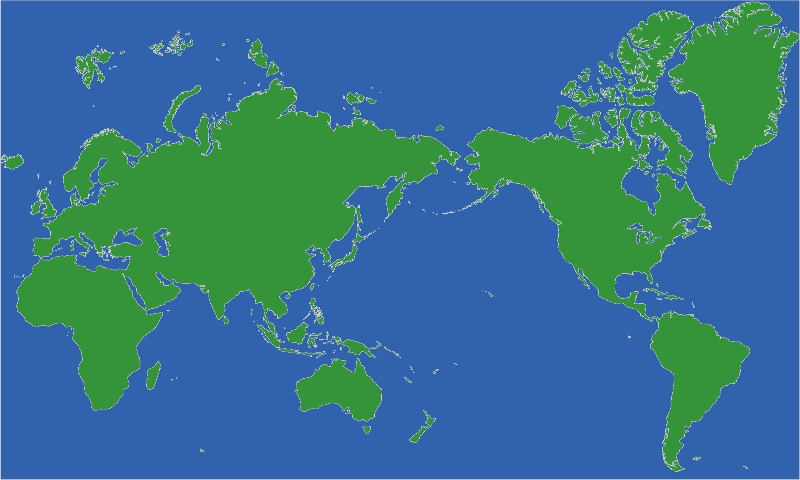
#> input picture python/single/image/world.jpg, 800 x 480 px
$ python single_func.py
#> lines starting #> are read from the running program, lines starting #| are printed output that depends on the picture; after the words box and inside, x2 and y2 are one past the last pixel; in counts of white or black regions, pixels touching at a corner belong together
import cv2
import datetime

class mouseParam:
    def __init__(self, input_img_name):
        #マウス入力用のパラメータ
        self.mouseEvent = {"x":None, "y":None, "event":None, "flags":None}
        #マウス入力の設定
        cv2.setMouseCallback(input_img_name, self.__CallBackFunc, None)

    #コールバック関数
    def __CallBackFunc(self, eventType, x, y, flags, userdata):

        self.mouseEvent["x"] = x
        self.mouseEvent["y"] = y
        self.mouseEvent["event"] = eventType
        self.mouseEvent["flags"] = flags

    #マウス入力用のパラメータを返すための関数
    def getData(self):
        return self.mouseEvent

    #マウスイベントを返す関数
    def getEvent(self):
        return self.mouseEvent["event"]

    #マウスフラグを返す関数
    def getFlags(self):
        return self.mouseEvent["flags"]

    #xの座標を返す関数
    def getX(self):
        return self.mouseEvent["x"]

    #yの座標を返す関数
    def getY(self):
        return self.mouseEvent["y"]

    #xとyの座標を返す関数
    def getPos(self):
        return (self.mouseEvent["x"], self.mouseEvent["y"])

def utctime(n):
    if n == 0:
        return 0

    elif n == 1:
        return 3

    elif n == 2:
        return 6

    elif n == 3:
        return 9

    elif n == 4:
        return 12

    elif n == 5:
        return -9

    elif n == 6:
        return -6

    elif n == 7:
        return -3

#740,430
# 30
#710,400,770,460

def time_string (x_point):
    utc = utctime(x_point//100)
    now = datetime.datetime.now(datetime.timezone(datetime.timedelta(hours=utc)))
    time_str = now.strftime("%Y-%m-%d %H:%M:%S")
    return time_str


if __name__ == "__main__":

    path = "image/world.jpg"

    #入力画像
    read = cv2.imread(path)
#> read is the input picture: shape (480, 800, 3); mean B, G, R 141.4, 115.2, 54.2

    #表示するWindow名
    window_name = "input window"

    #画像の表示
    cv2.imshow(window_name, read)

    #コールバックの設定
    mouseData = mouseParam(window_name)
    x_point = 350
    while 1:
        # #コールバックの設定
        # mouseData = mouseParam(window_name)
        img = read.copy()
        #左クリックがあったら表示
        if mouseData.getEvent() == cv2.EVENT_LBUTTONDOWN:
            x_point = int(mouseData.getX())
            print(mouseData.getX())

        now = time_string(x_point)
        cv2.putText(img, now, (10, 50), cv2.FONT_HERSHEY_SIMPLEX, 1, (255, 255, 255), 2, cv2.LINE_AA)
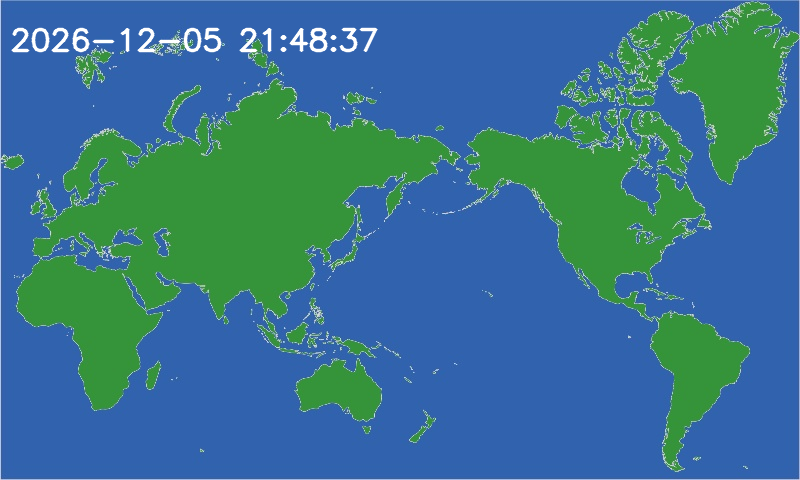
#> img: shape (480, 800, 3); 0.99% of pixels changed, all inside (x1, y1, x2, y2) = (11, 27, 378, 53)
        # 画像を表示
        cv2.imshow(window_name, img)
        # 1秒ごとに更新
        key = cv2.waitKey(20)
#> (key q is pressed here)

        # 'q'キーが押されたら終了
        if key == ord('q'):
            cv2.destroyAllWindows()
            break


    cv2.destroyAllWindows()

$ run again, with python/single/image/subimage_0_0.jpg copied over python/single/image/world.jpg
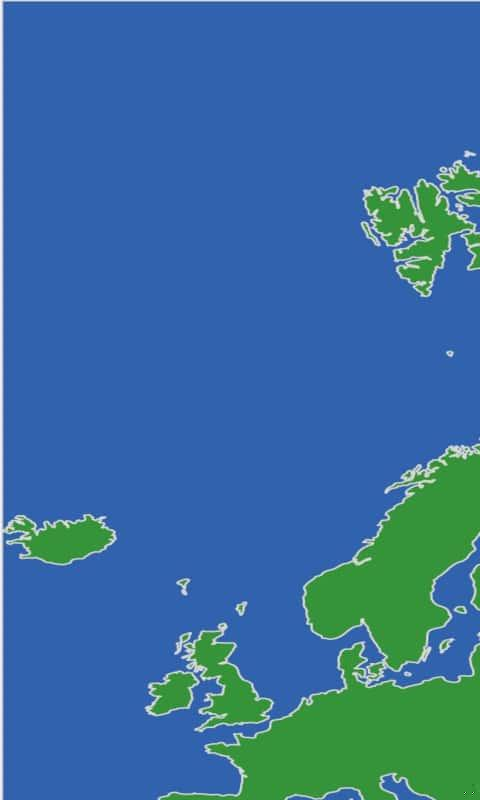
#> input picture python/single/image/subimage_0_0.jpg, 480 x 800 px
#> read is the input picture: shape (800, 480, 3); mean B, G, R 158, 109.3, 55.4
#> `cv2.putText(img, now, (10, 50), cv2.FONT_HERSHEY_SIMPLEX, 1, (255, 255..`:
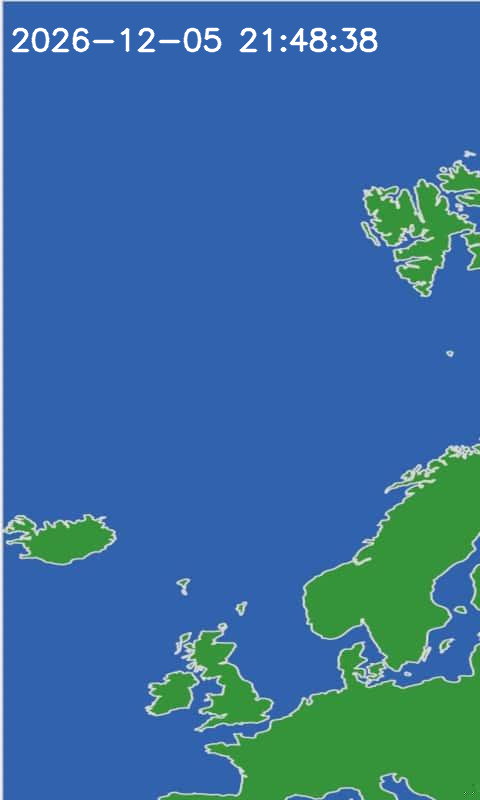
#> img: shape (800, 480, 3); 1.03% of pixels changed, all inside (x1, y1, x2, y2) = (11, 27, 378, 53)

$ run again, with python/single/image/subimage_0_1.jpg copied over python/single/image/world.jpg
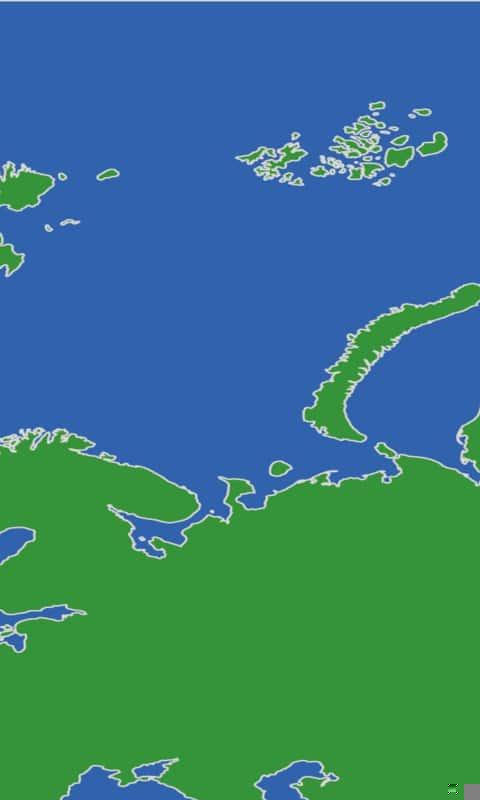
#> input picture python/single/image/subimage_0_1.jpg, 480 x 800 px
#> read is the input picture: shape (800, 480, 3); mean B, G, R 127.5, 121.8, 55.6
#> `cv2.putText(img, now, (10, 50), cv2.FONT_HERSHEY_SIMPLEX, 1, (255, 255..`:
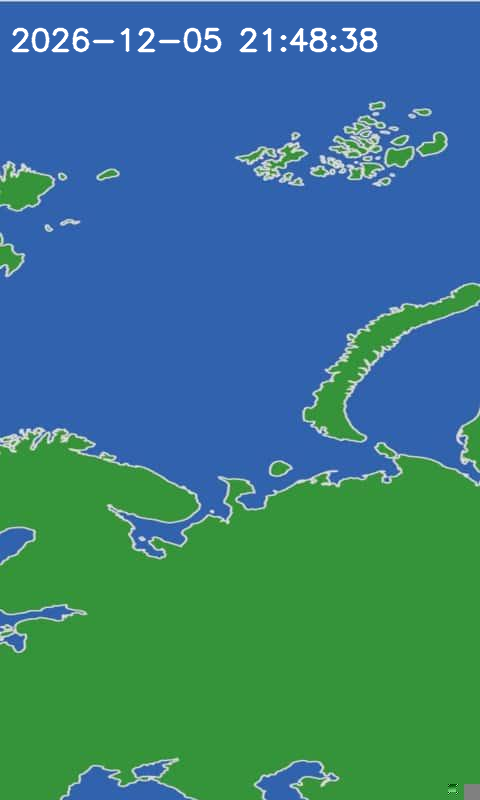
#> img: shape (800, 480, 3); 1.03% of pixels changed, all inside (x1, y1, x2, y2) = (11, 27, 378, 53)

$ run again, with python/single/image/subimage_0_2.jpg copied over python/single/image/world.jpg
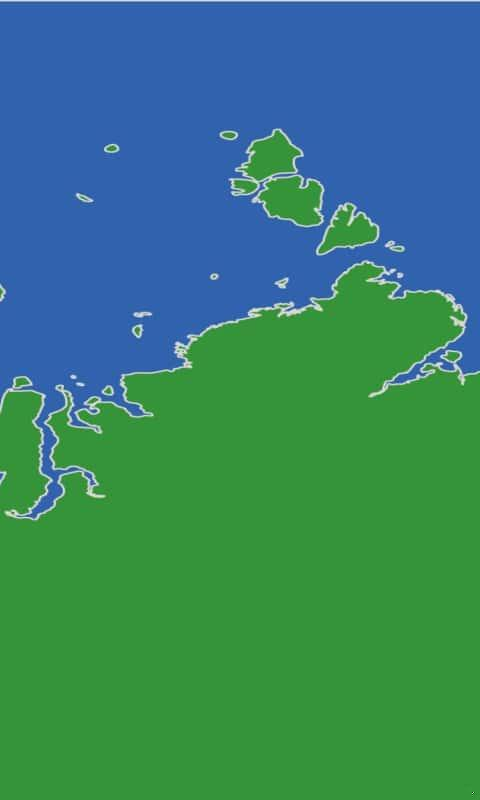
#> input picture python/single/image/subimage_0_2.jpg, 480 x 800 px
#> read is the input picture: shape (800, 480, 3); mean B, G, R 107.7, 129, 54.5
#> `cv2.putText(img, now, (10, 50), cv2.FONT_HERSHEY_SIMPLEX, 1, (255, 255..`:
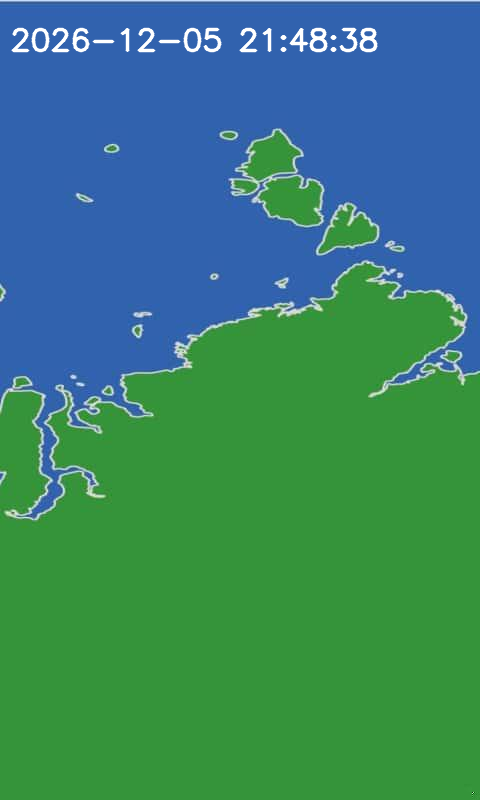
#> img: shape (800, 480, 3); 1.03% of pixels changed, all inside (x1, y1, x2, y2) = (11, 27, 378, 53)
